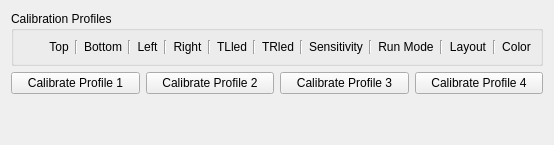
      <widget class="QWidget" name="profilesTab">
       <attribute name="title">
        <string>Saved Profiles</string>
       </attribute>
       <layout class="QVBoxLayout" name="verticalLayout_4">
        <item alignment="Qt::AlignmentFlag::AlignTop">
         <widget class="QGroupBox" name="profilesBox">
          <property name="title">
           <string>Calibration Profiles</string>
          </property>
          <layout class="QVBoxLayout" name="verticalLayout_5">
           <item>
            <layout class="QGridLayout" name="profilesArea">
             <item row="0" column="1">
              <widget class="QLabel" name="headerPadding">
               <property name="text">
                <string/>
               </property>
               <property name="alignment">
                <set>Qt::AlignmentFlag::AlignCenter</set>
               </property>
              </widget>
             </item>
             <item row="0" column="3">
              <widget class="Line" name="line_4">
               <property name="orientation">
                <enum>Qt::Vertical</enum>
               </property>
              </widget>
             </item>
             <item row="0" column="8">
              <widget class="QLabel" name="rightOffHeader">
               <property name="text">
                <string>Right</string>
               </property>
               <property name="alignment">
                <set>Qt::AlignmentFlag::AlignCenter</set>
               </property>
              </widget>
             </item>
             <item row="0" column="19">
              <widget class="Line" name="line_9">
               <property name="orientation">
                <enum>Qt::Vertical</enum>
               </property>
              </widget>
             </item>
             <item row="0" column="14">
              <widget class="QLabel" name="irSensHeader">
               <property name="text">
                <string>Sensitivity</string>
               </property>
               <property name="alignment">
                <set>Qt::AlignmentFlag::AlignCenter</set>
               </property>
              </widget>
             </item>
             <item row="0" column="0">
              <widget class="QLabel" name="renamePadding">
               <property name="text">
                <string/>
               </property>
               <property name="alignment">
                <set>Qt::AlignmentFlag::AlignCenter</set>
               </property>
              </widget>
             </item>
             <item row="0" column="11">
              <widget class="Line" name="line_10">
               <property name="orientation">
                <enum>Qt::Vertical</enum>
               </property>
              </widget>
             </item>
             <item row="0" column="15">
              <widget class="Line" name="line_8">
               <property name="orientation">
                <enum>Qt::Vertical</enum>
               </property>
              </widget>
             </item>
             <item row="0" column="4">
              <widget class="QLabel" name="bottomOffHeader">
               <property name="text">
                <string>Bottom</string>
               </property>
               <property name="alignment">
                <set>Qt::AlignmentFlag::AlignCenter</set>
               </property>
              </widget>
             </item>
             <item row="0" column="16">
              <widget class="QLabel" name="runModeHeader">
               <property name="text">
                <string>Run Mode</string>
               </property>
               <property name="alignment">
                <set>Qt::AlignmentFlag::AlignCenter</set>
               </property>
              </widget>
             </item>
             <item row="0" column="17">
              <widget class="Line" name="line_3">
               <property name="orientation">
                <enum>Qt::Vertical</enum>
               </property>
              </widget>
             </item>
             <item row="0" column="12">
              <widget class="QLabel" name="TRledHeader">
               <property name="text">
                <string>TRled</string>
               </property>
               <property name="alignment">
                <set>Qt::AlignmentFlag::AlignCenter</set>
               </property>
              </widget>
             </item>
             <item row="0" column="2">
              <widget class="QLabel" name="topOffHeader">
               <property name="frameShape">
                <enum>QFrame::Shape::NoFrame</enum>
               </property>
               <property name="frameShadow">
                <enum>QFrame::Shadow::Plain</enum>
               </property>
               <property name="lineWidth">
                <number>1</number>
               </property>
               <property name="text">
                <string>Top</string>
               </property>
               <property name="alignment">
                <set>Qt::AlignmentFlag::AlignCenter</set>
               </property>
              </widget>
             </item>
             <item row="0" column="7">
              <widget class="Line" name="line_6">
               <property name="orientation">
                <enum>Qt::Vertical</enum>
               </property>
              </widget>
             </item>
             <item row="0" column="9">
              <widget class="Line" name="line_7">
               <property name="orientation">
                <enum>Qt::Vertical</enum>
               </property>
              </widget>
             </item>
             <item row="0" column="5">
              <widget class="Line" name="line_5">
               <property name="orientation">
                <enum>Qt::Vertical</enum>
               </property>
              </widget>
             </item>
             <item row="0" column="20">
              <widget class="QLabel" name="colorHeader">
               <property name="text">
                <string>Color</string>
               </property>
               <property name="alignment">
                <set>Qt::AlignmentFlag::AlignCenter</set>
               </property>
              </widget>
             </item>
             <item row="0" column="6">
              <widget class="QLabel" name="leftOffHeader">
               <property name="text">
                <string>Left</string>
               </property>
               <property name="alignment">
                <set>Qt::AlignmentFlag::AlignCenter</set>
               </property>
              </widget>
             </item>
             <item row="0" column="10">
              <widget class="QLabel" name="TLledHeader">
               <property name="text">
                <string>TLled</string>
               </property>
               <property name="alignment">
                <set>Qt::AlignmentFlag::AlignCenter</set>
               </property>
              </widget>
             </item>
             <item row="0" column="18">
              <widget class="QLabel" name="layoutHeader">
               <property name="text">
                <string>Layout</string>
               </property>
               <property name="alignment">
                <set>Qt::AlignmentFlag::AlignCenter</set>
               </property>
              </widget>
             </item>
             <item row="0" column="13">
              <widget class="Line" name="line_11">
               <property name="orientation">
                <enum>Qt::Vertical</enum>
               </property>
              </widget>
             </item>
            </layout>
           </item>
          </layout>
         </widget>
        </item>
        <item>
         <layout class="QHBoxLayout" name="horizontalLayout_2">
          <item>
           <widget class="QPushButton" name="calib1Btn">
            <property name="text">
             <string>Calibrate Profile 1</string>
            </property>
           </widget>
          </item>
          <item>
           <widget class="QPushButton" name="calib2Btn">
            <property name="text">
             <string>Calibrate Profile 2</string>
            </property>
           </widget>
          </item>
          <item>
           <widget class="QPushButton" name="calib3Btn">
            <property name="text">
             <string>Calibrate Profile 3</string>
            </property>
           </widget>
          </item>
          <item>
           <widget class="QPushButton" name="calib4Btn">
            <property name="text">
             <string>Calibrate Profile 4</string>
            </property>
           </widget>
          </item>
         </layout>
        </item>
        <item>
         <spacer name="verticalSpacer_2">
          <property name="orientation">
           <enum>Qt::Vertical</enum>
          </property>
          <property name="sizeHint" stdset="0">
           <size>
            <width>20</width>
            <height>40</height>
           </size>
          </property>
         </spacer>
        </item>
       </layout>
      </widget>
